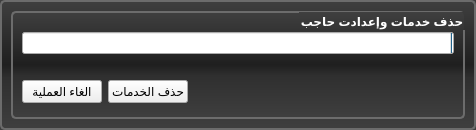
<?xml version="1.0" encoding="UTF-8"?>
<ui version="4.0">
 <class>RemoverWidget</class>
 <widget class="QWidget" name="RemoverWidget">
  <property name="geometry">
   <rect>
    <x>0</x>
    <y>0</y>
    <width>476</width>
    <height>126</height>
   </rect>
  </property>
  <property name="windowTitle">
   <string>حذف خدمات واعدادات حاجب</string>
  </property>
  <property name="windowIcon">
   <iconset resource="CoEIAHajebRemover.qrc">
    <normaloff>:/images/hajebremovericon.ico</normaloff>:/images/hajebremovericon.ico</iconset>
  </property>
  <property name="layoutDirection">
   <enum>Qt::RightToLeft</enum>
  </property>
  <property name="styleSheet">
   <string notr="true">QGroupBox , #RemoverWidget{
    background-color: qlineargradient(x1:0, y1:0, x2:0, y2:1,stop:0 #3F3F3F, stop: 0.5 #1F1F1F,stop: 0.6 #2F2F2F, stop:1 #3F3F3F);
    color: white;
    padding-top: 10px;
	padding-bottom: 5px;
    border: 2px solid #6c6c6c;
    font: bold;
    border-radius: 5px;
}

QToolButton {
    background-color: #8f8f91;
    border-left-width: 1px;
    border-right-width: 1px;
    border-bottom-width: 1px;
    border-top-width: 1px;
    border-style: solid;
    border-color: black;
    font-weight: bold;
    text-align: center;
    width: 32;
    height: 32;
}

QLabel {
    font-weight: bold;
	color: gray;
}


#operationLabel {
    font-weight: bold;
	color: yellow;
}

#hourLabel {
    font-weight: bold;
	color: white;
}

#progressBar {
	color: white;
}</string>
  </property>
  <layout class="QGridLayout" name="gridLayout_2">
   <item row="0" column="0">
    <widget class="QGroupBox" name="groupBox">
     <property name="title">
      <string>حذف خدمات وإعدادت حاجب</string>
     </property>
     <layout class="QGridLayout" name="gridLayout">
      <item row="0" column="0" colspan="3">
       <widget class="QProgressBar" name="progressBar">
        <property name="value">
         <number>0</number>
        </property>
       </widget>
      </item>
      <item row="1" column="0" colspan="3">
       <widget class="QLabel" name="operationLabel">
        <property name="text">
         <string/>
        </property>
       </widget>
      </item>
      <item row="2" column="0">
       <spacer name="horizontalSpacer_2">
        <property name="orientation">
         <enum>Qt::Horizontal</enum>
        </property>
        <property name="sizeHint" stdset="0">
         <size>
          <width>247</width>
          <height>15</height>
         </size>
        </property>
       </spacer>
      </item>
      <item row="2" column="1">
       <widget class="QPushButton" name="removeButton">
        <property name="text">
         <string>حذف الخدمات</string>
        </property>
        <property name="icon">
         <iconset resource="CoEIAHajebRemover.qrc">
          <normaloff>:/images/Utilities.png</normaloff>:/images/Utilities.png</iconset>
        </property>
       </widget>
      </item>
      <item row="2" column="2">
       <widget class="QPushButton" name="cancelButton">
        <property name="text">
         <string>الغاء العملية</string>
        </property>
        <property name="icon">
         <iconset resource="CoEIAHajebRemover.qrc">
          <normaloff>:/images/cancel.png</normaloff>:/images/cancel.png</iconset>
        </property>
       </widget>
      </item>
     </layout>
    </widget>
   </item>
  </layout>
 </widget>
 <resources>
  <include location="CoEIAHajebRemover.qrc"/>
 </resources>
 <connections/>
</ui>
